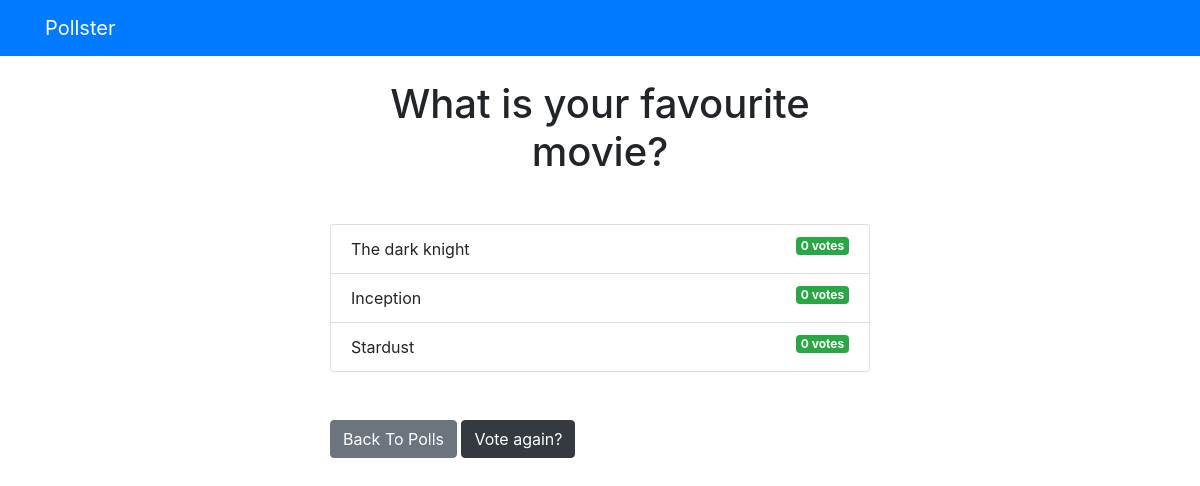
Before: /polls/1/results with the older database file.
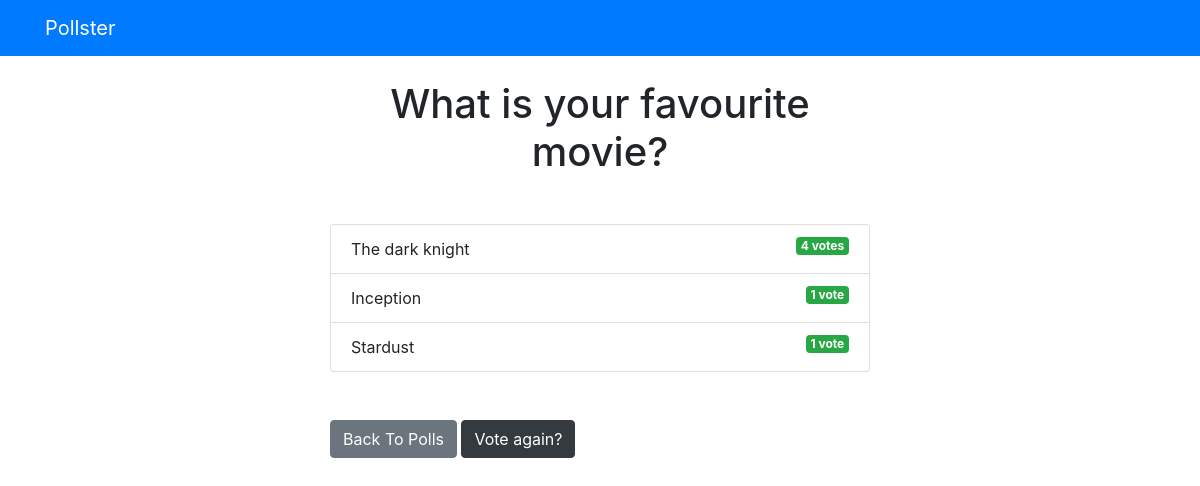
After: the same page with the newer database file.
### polls/models.py (models this page shows, shortened)
class Question(models.Model):
    question_text = models.CharField(max_length=200)
    publish_date = models.DateTimeField('date published')

class Choice(models.Model):
    question = models.ForeignKey(Question, on_delete=models.CASCADE)
    choice_text = models.CharField(max_length=200)
    votes = models.IntegerField(default=0)

### polls/views.py (the view)
# urls.py: path('<int:question_id>/results', views.results, name='results'),
def results(request, question_id):
    question = get_object_or_404(Question, pk=question_id)
    return render(request, 'polls/results.html', {'question': question})

### templates/polls/results.html
{% extends 'base.html' %}
{% block content %}
<h1 class="mb-5 text-center">{{ question.question_text }}</h1>
<ul class="list-group mb-5">
	{% for choice in question.choice_set.all %}
	<li class="list-group-item">
		{{ choice.choice_text }}  <span class="badge badge-success float-right">{{ choice.votes }} vote{{ choice.votes | pluralize }}</span>
	</li>
	{% endfor %}
</ul>
<a class="btn btn-secondary" href="{% url 'polls:index' %}">Back To Polls</a>
<a class="btn btn-dark" href="{% url 'polls:detail' question.id %}">Vote again?</a>
{% endblock %}

### templates/base.html (shortened to what this page needs)
<html lang="en">
<head>
    <link rel="stylesheet" href="https://stackpath.bootstrapcdn.com/bootstrap/4.3.1/css/bootstrap.min.css">
</head>
<body>
    {% include 'partials/_navbar.html' %}
    <div class="container">
        <div class="row">
            <div class="col-md-6 m-auto">
                {% block content %}{% endblock %}
            </div>
        </div>
    </div>
</body>
</html>

### templates/partials/_navbar.html
<nav class="navbar navbar-dark bg-primary mb-4">
    <div class="container">
        <a class="navbar-brand" href="/">Pollster</a>
    </div>
</nav>

Changed rows visible on the page:
changed Choice "The dark knight": votes "0" → "4"
changed Choice "Inception": votes "0" → "1"; votes|pluralize "s" → (not shown)
changed Choice "Stardust": votes "0" → "1"; votes|pluralize "s" → (not shown)
